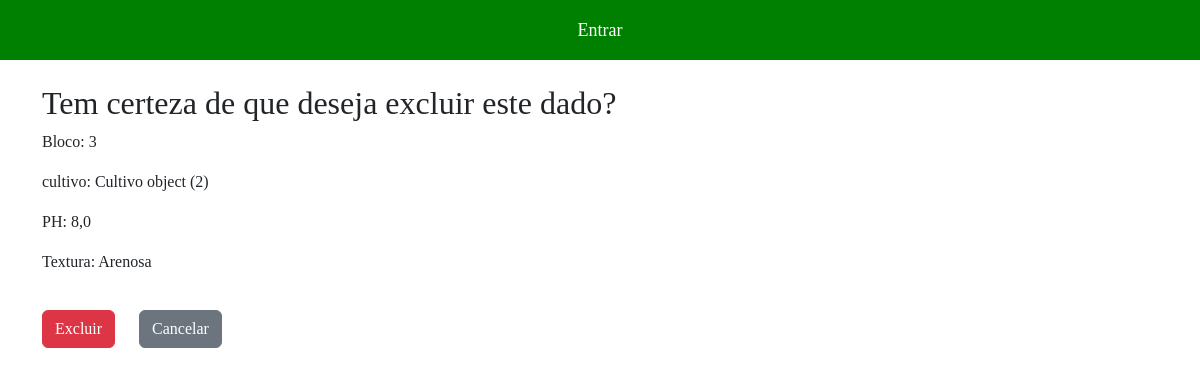
The app's page /excluir_dados/22/ with its own data.
### app_fazenda/models.py (models this page shows)
class Dados(models.Model):
    id = models.AutoField(primary_key=True)
    bloco = models.IntegerField()
    cultivo = models.TextField(max_length=255)
    ph = models.FloatField()
    umidade = models.FloatField()
    textura = models.TextField(max_length=255)
    data = models.DateField(auto_now_add=True)
    usuario = models.ForeignKey(get_user_model(), on_delete=models.CASCADE)

### app_fazenda/views.py (the view)
# urls.py: path('excluir_dados/<int:pk>/', views.DadosDeleteView.as_view(), name='excluir_dados'),
class DadosDeleteView(DeleteView):
    model = Dados
    template_name = 'dados/excluir.html'
    success_url = reverse_lazy('listagem_dados')

### app_fazenda/templates/dados/excluir.html (shortened to what this page needs)
{% extends 'base.html' %}
{% block content %}
  <h2>Tem certeza de que deseja excluir este dado?</h2>
  <p>Bloco: {{ object.bloco }}</p>
  <p>cultivo: {{ object.cultivo }}</p>
  <p>PH: {{ object.ph }}</p>
  <p>Textura: {{ object.textura }}</p>
  <form method="POST">
    <button type="submit" class="btn btn-danger">Excluir</button>
    <a href="{% url 'listagem_dados' %}" class="btn btn-secondary">Cancelar</a>
  </form>
{% endblock %}

### static/css/styles_cadastro.css (style rules this page uses)
* { padding: 0; margin: 0; }
body, html { height: 100%; margin: 0; display: flex; flex-direction: column; font-family: 'Arvo', serif; }
a { text-decoration: none; margin: 20px; color: white; font-size: 18px; }

### records on screen
Dados: bloco "3", cultivo "Cultivo object (2)", ph "8,0", textura "Arenosa"
